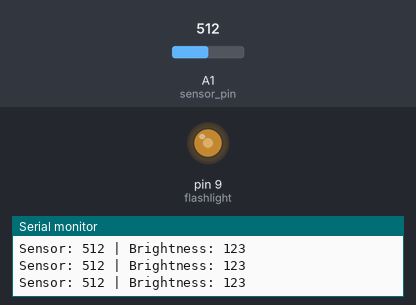
Bench run of a sketch on a simulated Arduino Uno, built with avr-gcc and run on an emulated ATmega328P. Parts: output pins drawn as LEDs (lit = HIGH), the last lines printed to the serial monitor. Inputs (shaded band) come from the test bench; at power-on: A1 (sensor_pin) = 512.

Above: at 1.2 s.
1.3 s: A1 (sensor_pin) set to 716
At 2.5 s:
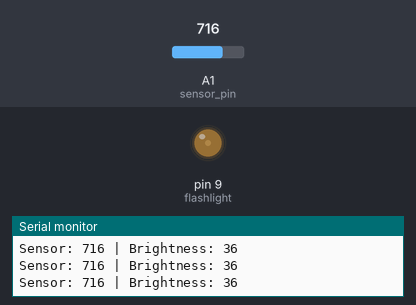
2.8 s: A1 (sensor_pin) set to 1023
At 3.4 s:
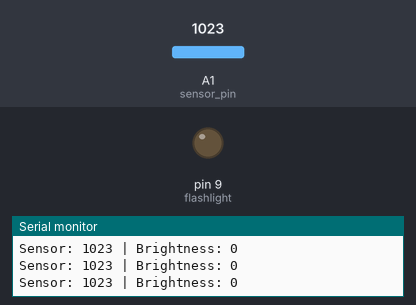
4.3 s: A1 (sensor_pin) set to 809
7.3 s: A1 (sensor_pin) set to 791
At 8.2 s:
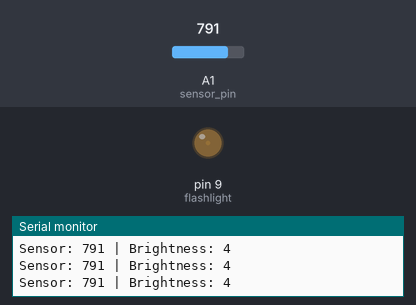
10.3 s: A1 (sensor_pin) set to 306
At 11.1 s:
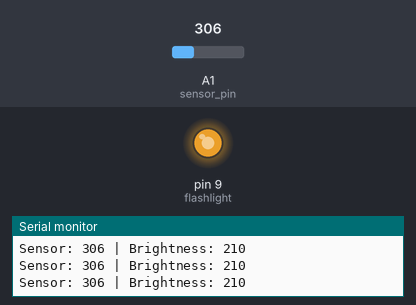
11.8 s: A1 (sensor_pin) set to 511
At 13.0 s:
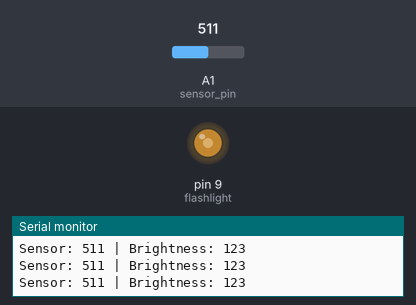
Timing chart, 0 to 14.8 s (numbered marks = the images above; inputs shaded):
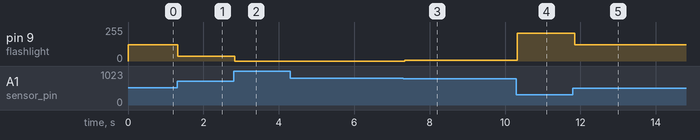

Measured:
- after the input at 1.3 s, pin 9 (flashlight): 123/255 → 36/255 at once
- after the input at 2.8 s, pin 9 (flashlight): 36/255 → 0/255 at once
- after the input at 7.3 s, pin 9 (flashlight): 0/255 → 4/255 at once
- after the input at 10.3 s, pin 9 (flashlight): 4/255 → 210/255 at once
- after the input at 11.8 s, pin 9 (flashlight): 210/255 → 123/255 after 0.05 s

The sketch:

smart_flashlight.ino
```cpp
// Self-adjusting "flashlight"
// This project adjusts the brightness of an LED based on ambient light levels.
// The brighter the surroundings, the dimmer the LED becomes, and vice versa.

const int flashlight = 9;      // PWM-capable pin connected to the LED
const int sensor_pin = A1;     // Analog pin connected to the LDR voltage divider

int sensor_value = 0;          // Stores the raw analog value from the LDR
int flashlight_brightness = 0; // Stores the calculated brightness for the LED

void setup() {
  Serial.begin(9600);          // Start serial communication for debugging
  pinMode(flashlight, OUTPUT); // Set the flashlight pin as an output
}

void loop() {
  // Read the current light level from the LDR
  sensor_value = analogRead(sensor_pin);

  // Map sensor value (from ambient light) to LED brightness:
  // In dark conditions (~200), LED will be at full brightness (255)
  // In bright conditions (~800), LED will be dim or off (0)
  flashlight_brightness = map(sensor_value, 200, 800, 255, 0);

  // Adjust the 200 and 800 based on what values you see from analogRead() in your room's lighting.


  // Ensure the brightness value stays within 0–255 range
  flashlight_brightness = constrain(flashlight_brightness, 0, 255);

  // Apply the brightness to the LED using PWM
  analogWrite(flashlight, flashlight_brightness);

  // Output sensor and brightness values to the Serial Monitor
  Serial.print("Sensor: ");
  Serial.print(sensor_value);
  Serial.print(" | Brightness: ");
  Serial.println(flashlight_brightness);

  // Short delay to stabilize readings and reduce flicker
  delay(50);
}
```
